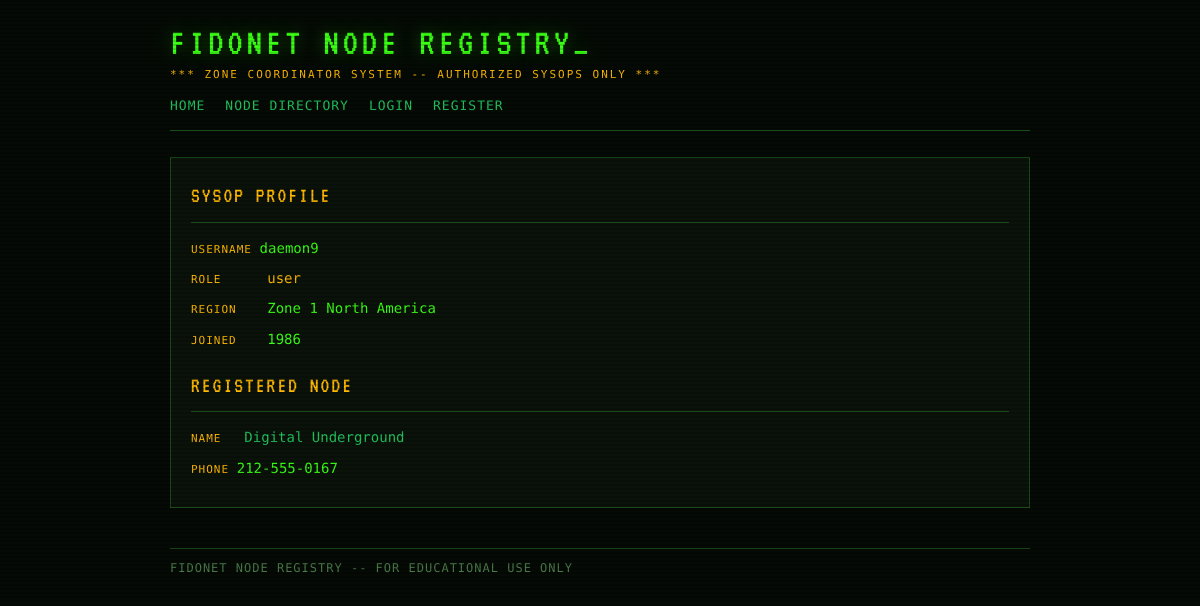
/profile/2, run on an earlier commit of the app's database.
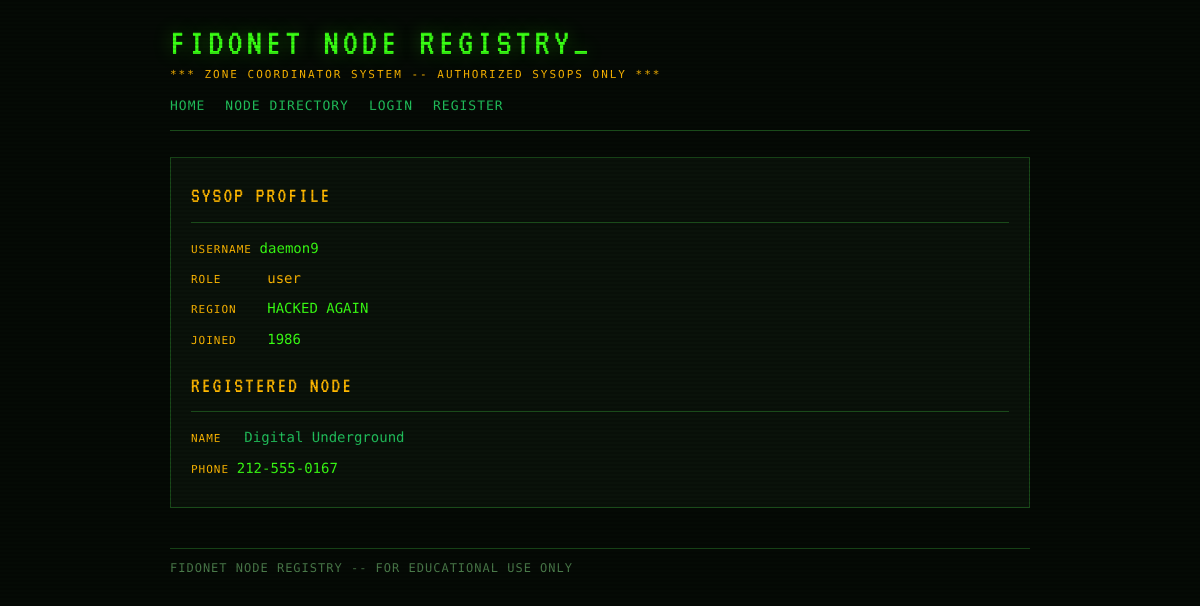
And on a later commit of the database.
### tables this page shows
CREATE TABLE users (
            id INTEGER PRIMARY KEY AUTOINCREMENT,
            username TEXT UNIQUE NOT NULL,
            password_hash TEXT NOT NULL,
            role TEXT NOT NULL DEFAULT 'user',
            region TEXT,
            joined INTEGER
        );

### app.py (the view)
@app.route('/profile/<int:user_id>')
def profile(user_id):
    current = get_current_user(request)
    user = user_repo.find_by_id(user_id)
    if not user:
        flash('User not found.', 'error')
        return redirect(url_for('index'))
    node = node_repo.find_by_owner(user_id)
    return render_template('profile.html', viewed_user=user, node=node, current_user=current)

### app.py (called while the page is built)
def get_current_user(req):
    token = req.cookies.get('bbs_token')
    if not token:
        return None
    return sessions.get(token)

    def fetchone(self, query, params=()):
        cursor = self._conn.cursor()
        cursor.execute(query, params)
        return cursor.fetchone()

    def find_by_id(self, record_id):
        return self._db.fetchone("SELECT * FROM users WHERE id = ?", (record_id,))

    def find_by_owner(self, owner_id):
        return self._db.fetchone("""
            SELECT n.*, u.username AS owner_username
            FROM nodes n JOIN users u ON n.owner_id = u.id
            WHERE n.owner_id = ?
        """, (owner_id,))

### templates/profile.html
{% extends "base.html" %}
{% block content %}
<div class="panel">
  <div class="panel-title">SYSOP PROFILE</div>
  <div class="node-detail"><span class="label">USERNAME </span><span class="value">{{ viewed_user.username }}</span></div>
  <div class="node-detail"><span class="label">ROLE &nbsp;&nbsp;&nbsp;&nbsp; </span><span class="value" style="color:var(--amber);">{{ viewed_user.role }}</span></div>
  <div class="node-detail"><span class="label">REGION &nbsp;&nbsp; </span><span class="value">{{ viewed_user.region }}</span></div>
  <div class="node-detail"><span class="label">JOINED &nbsp;&nbsp; </span><span class="value">{{ viewed_user.joined }}</span></div>
  {% if node %}
  <div style="margin-top:18px;">
    <div class="panel-title">REGISTERED NODE</div>
    <div class="node-detail"><span class="label">NAME &nbsp; </span><span class="value"><a href="{{ url_for('node_view', node_id=node.id) }}">{{ node.name }}</a></span></div>
    <div class="node-detail"><span class="label">PHONE </span><span class="value">{{ node.phone }}</span></div>
  </div>
  {% endif %}
</div>
{% endblock %}

What changed in the data, as far as the page shows it:
changed users "daemon9": region "Zone 1 North America" → "HACKED AGAIN"
